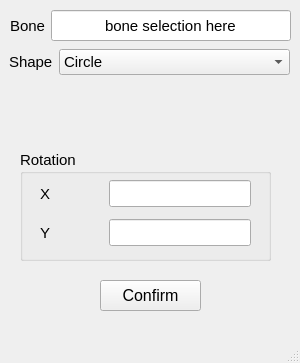
<?xml version="1.0" encoding="UTF-8"?>
<ui version="4.0">
 <class>BoneCustom</class>
 <widget class="QMainWindow" name="BoneCustom">
  <property name="geometry">
   <rect>
    <x>0</x>
    <y>0</y>
    <width>300</width>
    <height>363</height>
   </rect>
  </property>
  <property name="sizePolicy">
   <sizepolicy hsizetype="Minimum" vsizetype="Minimum">
    <horstretch>200</horstretch>
    <verstretch>0</verstretch>
   </sizepolicy>
  </property>
  <property name="windowTitle">
   <string>Bone Customization</string>
  </property>
  <widget class="QWidget" name="centralwidget">
   <widget class="QPushButton" name="confirm_shape_button">
    <property name="geometry">
     <rect>
      <x>100</x>
      <y>280</y>
      <width>101</width>
      <height>31</height>
     </rect>
    </property>
    <property name="font">
     <font>
      <pointsize>12</pointsize>
     </font>
    </property>
    <property name="text">
     <string>Confirm</string>
    </property>
   </widget>
   <widget class="QWidget" name="horizontalLayoutWidget_2">
    <property name="geometry">
     <rect>
      <x>9</x>
      <y>49</y>
      <width>281</width>
      <height>26</height>
     </rect>
    </property>
    <layout class="QHBoxLayout" name="horizontalLayout_2">
     <item>
      <widget class="QLabel" name="label_4">
       <property name="font">
        <font>
         <pointsize>11</pointsize>
        </font>
       </property>
       <property name="text">
        <string>Shape</string>
       </property>
      </widget>
     </item>
     <item>
      <widget class="QComboBox" name="shape_selection_combobox">
       <property name="sizePolicy">
        <sizepolicy hsizetype="Minimum" vsizetype="Expanding">
         <horstretch>200</horstretch>
         <verstretch>0</verstretch>
        </sizepolicy>
       </property>
       <property name="minimumSize">
        <size>
         <width>0</width>
         <height>0</height>
        </size>
       </property>
       <property name="font">
        <font>
         <pointsize>11</pointsize>
        </font>
       </property>
       <property name="layoutDirection">
        <enum>Qt::LayoutDirection::LeftToRight</enum>
       </property>
       <property name="insertPolicy">
        <enum>QComboBox::InsertPolicy::InsertAtBottom</enum>
       </property>
       <property name="sizeAdjustPolicy">
        <enum>QComboBox::SizeAdjustPolicy::AdjustToContents</enum>
       </property>
       <item>
        <property name="text">
         <string>Circle</string>
        </property>
       </item>
       <item>
        <property name="text">
         <string>Sphere</string>
        </property>
       </item>
       <item>
        <property name="text">
         <string>Square</string>
        </property>
       </item>
       <item>
        <property name="text">
         <string>Cube</string>
        </property>
       </item>
       <item>
        <property name="text">
         <string>Rectangle</string>
        </property>
       </item>
       <item>
        <property name="text">
         <string>Box</string>
        </property>
       </item>
      </widget>
     </item>
    </layout>
   </widget>
   <widget class="QWidget" name="horizontalLayoutWidget">
    <property name="geometry">
     <rect>
      <x>10</x>
      <y>10</y>
      <width>281</width>
      <height>31</height>
     </rect>
    </property>
    <layout class="QHBoxLayout" name="horizontalLayout">
     <item>
      <widget class="QLabel" name="label_3">
       <property name="font">
        <font>
         <pointsize>11</pointsize>
        </font>
       </property>
       <property name="cursor">
        <cursorShape>BusyCursor</cursorShape>
       </property>
       <property name="text">
        <string>Bone</string>
       </property>
      </widget>
     </item>
     <item>
      <widget class="QLineEdit" name="bone_selection">
       <property name="sizePolicy">
        <sizepolicy hsizetype="Minimum" vsizetype="Minimum">
         <horstretch>150</horstretch>
         <verstretch>0</verstretch>
        </sizepolicy>
       </property>
       <property name="font">
        <font>
         <pointsize>11</pointsize>
        </font>
       </property>
       <property name="text">
        <string>bone selection here</string>
       </property>
       <property name="alignment">
        <set>Qt::AlignmentFlag::AlignCenter</set>
       </property>
      </widget>
     </item>
    </layout>
   </widget>
   <widget class="QWidget" name="horizontalLayoutWidget_3">
    <property name="geometry">
     <rect>
      <x>20</x>
      <y>150</y>
      <width>251</width>
      <height>111</height>
     </rect>
    </property>
    <layout class="QHBoxLayout" name="horizontalLayout_3">
     <item>
      <widget class="QGroupBox" name="groupBox">
       <property name="sizePolicy">
        <sizepolicy hsizetype="Preferred" vsizetype="Preferred">
         <horstretch>0</horstretch>
         <verstretch>0</verstretch>
        </sizepolicy>
       </property>
       <property name="font">
        <font>
         <pointsize>11</pointsize>
        </font>
       </property>
       <property name="title">
        <string>Rotation</string>
       </property>
       <widget class="QWidget" name="horizontalLayoutWidget_4">
        <property name="geometry">
         <rect>
          <x>20</x>
          <y>30</y>
          <width>211</width>
          <height>27</height>
         </rect>
        </property>
        <layout class="QHBoxLayout" name="horizontalLayout_4">
         <item>
          <widget class="QLabel" name="label">
           <property name="text">
            <string>X</string>
           </property>
          </widget>
         </item>
         <item>
          <widget class="QLineEdit" name="rotation_x">
           <property name="sizePolicy">
            <sizepolicy hsizetype="Minimum" vsizetype="Minimum">
             <horstretch>0</horstretch>
             <verstretch>0</verstretch>
            </sizepolicy>
           </property>
          </widget>
         </item>
        </layout>
       </widget>
       <widget class="QWidget" name="horizontalLayoutWidget_5">
        <property name="geometry">
         <rect>
          <x>20</x>
          <y>69</y>
          <width>211</width>
          <height>27</height>
         </rect>
        </property>
        <layout class="QHBoxLayout" name="horizontalLayout_5">
         <item>
          <widget class="QLabel" name="label_2">
           <property name="text">
            <string>Y</string>
           </property>
          </widget>
         </item>
         <item>
          <widget class="QLineEdit" name="rotation_y">
           <property name="sizePolicy">
            <sizepolicy hsizetype="Minimum" vsizetype="Minimum">
             <horstretch>0</horstretch>
             <verstretch>0</verstretch>
            </sizepolicy>
           </property>
          </widget>
         </item>
        </layout>
       </widget>
      </widget>
     </item>
    </layout>
   </widget>
  </widget>
  <widget class="QMenuBar" name="menubar">
   <property name="geometry">
    <rect>
     <x>0</x>
     <y>0</y>
     <width>300</width>
     <height>33</height>
    </rect>
   </property>
  </widget>
  <widget class="QStatusBar" name="statusbar"/>
 </widget>
 <resources/>
 <connections/>
</ui>
